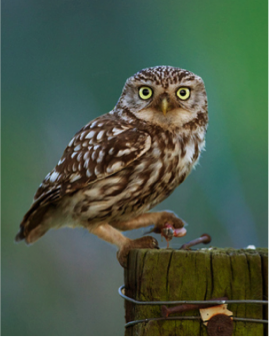
#> input picture images/bird.png, 269 x 337 px, given in place of squares.png, which was not available
$ python Project.py
#> lines starting #> are read from the running program, lines starting #| are printed output that depends on the picture; pictures that were not available may be replaced by others from this repository, and a replacement may not be noted
from PIL import Image
import numpy as np

def main():
    filesquares = 'images/squares.png'
    filebird = 'images/bird.png'
    filebirdout1_similarity = 'images/birdout1_similarity.png'
    filebirdout1_affine = 'images/birdout1_affine.png'
    filesquaresout1_similarity = 'images/squaresout1_similarity.png'
    filesquaresout1_affine = 'images/squaresout1_affine.png'
    filebirdout2_similarity = 'images/birdout2_similarity.png'
    filebirdout2_affine = 'images/birdout2_affine.png'
    filesquaresout2_similarity = 'images/squaresout2_similarity.png'
    filesquaresout2_affine = 'images/squaresout2_affine.png'

    imsquares = Image.open(filesquares)
#> imsquares is the input picture: PIL image 269x337 RGBA; mean R, G, B, A 71.9, 89, 70.4, 253.5
    imbird = Image.open(filebird)

    imsquaresout1_similarity = transform(
        'similarity',
        imsquares,
        translate=(10,20),
        scale=(2, 2),
        shear=(0, 0),
        rotation=30
    )

    imsquaresout1_affine = transform(
        'affine',
        imsquares,
        translate=(0,0),
        scale=(1, 1),
        shear=(20, 10),
        rotation=0
    )

    imbirdout1_similarity = transform(
        'similarity',
        imbird,
        translate=(10,20),
        scale=(2, 2),
        shear=(0, 0),
        rotation=30
    )

    imbirdout1_affine = transform(
        'affine',
        imbird,
        translate=(0,0),
        scale=(1, 1),
        shear=(20, 10),
        rotation=0
    )

    imsquaresout2_similarity = transform(
        'similarity',
        imsquares,
        translate=(10,5),
        scale=(3, 3),
        shear=(0, 0),
        rotation=45
    )

    imsquaresout2_affine = transform(
        'affine',
        imsquares,
        translate=(0,0),
        scale=(1, 1),
        shear=(10, 20),
        rotation=0
    )

    imbirdout2_similarity = transform(
        'similarity',
        imbird,
        translate=(10,5),
        scale=(3, 3),
        shear=(0, 0),
        rotation=45
    )

    imbirdout2_affine = transform(
        'affine',
        imbird,
        translate=(0,0),
        scale=(1, 1),
        shear=(10, 20),
        rotation=0
    )

    imsquaresout1_similarity.save(filesquaresout1_similarity)
    imsquaresout1_affine.save(filesquaresout1_affine)
    imbirdout1_similarity.save(filebirdout1_similarity)
    imbirdout1_affine.save(filebirdout1_affine)

    imsquaresout2_similarity.save(filesquaresout2_similarity)
    imsquaresout2_affine.save(filesquaresout2_affine)
    imbirdout2_similarity.save(filebirdout2_similarity)
    imbirdout2_affine.save(filebirdout2_affine)


def transform(transformationType,
                     image,
                     translate,
                     scale,
                     shear,
                     rotation
                     ):
#> called with transformationType = 'similarity', translate = (10, 20), scale = (2, 2), shear = (0, 0), rotation = 30
    if transformationType == 'similarity':
        tx, ty = translate
        theta = rotation
        sx, sy = scale
        m_rot = np.matrix([[np.cos(theta), -np.sin(theta), 0],
                           [np.sin(theta), np.cos(theta), 0],
                           [0, 0, 1]])
        m_scale = np.matrix([[sx, 0, 0], [0, sy, 0], [0, 0, 1]])
        image = image.rotate(0, translate=(tx, ty))
        trans_matrix = m_rot *  m_scale
    elif transformationType == 'affine':
        shx, shy = shear
        shx = shx / 100
        shy = shy / 100
        m_shear_x = np.matrix([[1, shx, 0], [0, 1, 0], [0, 0, 1]])
        m_shear_y = np.matrix([[1, 0, 0], [shy, 1, 0], [0, 0, 1]])
        trans_matrix = m_shear_y * m_shear_x

    w, h = image.size
#> w = 269; h = 337
    ww, hh, mnx, mny = get_size(w, h, trans_matrix)
    trans_matrix = np.matrix([[1, 0, -mnx],
                                 [0, 1, -mny],
                                 [0, 0, 1]]) * trans_matrix
    t_inv = np.linalg.inv(trans_matrix)
    t_inv_tuple = (t_inv[0, 0], t_inv[0, 1], t_inv[0, 2],
                   t_inv[1, 0], t_inv[1, 1], t_inv[1, 2])

    image = image.transpose(Image.FLIP_TOP_BOTTOM)
    wrap_image = image.transform((ww, hh),
                                 Image.AFFINE, t_inv_tuple,
                                 resample=Image.BILINEAR)
    wrap_image = wrap_image.transpose(Image.FLIP_TOP_BOTTOM)
    return wrap_image

def get_size(w, h, trans_matrix):
#> called with w = 269, h = 337, trans_matrix = array of shape (3, 3)
    p = {}
    q = {}
    p['ll'] = np.array([[0, 0, 1]]).transpose()
    p['lr'] = np.array([[w-1, 0, 1]]).transpose()
    p['ul'] = np.array([[0, h-1, 1]]).transpose()
    p['ur'] = np.array([[w-1, h-1, 1]]).transpose()
    for key in p:
        q[key] = trans_matrix * p[key]

    x, y = [], []
    for key in p:
        x.append(q[key][0, 0])
        y.append(q[key][1, 0])
#> after the loop, x = [0, 82.68, 664, 746.6]; y = [0, -529.6, 103.7, -425.9]
    x_min = min(x)
#> x_min = 0
    x_max = max(x)
#> x_max = 746.6
    y_min = min(y)
#> y_min = -529.6
    y_max = max(y)
#> y_max = 103.7
    hh = int(round(y_max - y_min)) + 1
#> hh = 634
    ww = int(round(x_max - x_min)) + 1
    return ww, hh, x_min, y_min

main()
#> call 2 of transform, with transformationType = 'affine', translate = (0, 0), scale = (1, 1), shear = (20, 10), rotation = 0
#> in transform (call 2), `image = image.transpose(Image.FLIP_TOP_BOTTOM)`:
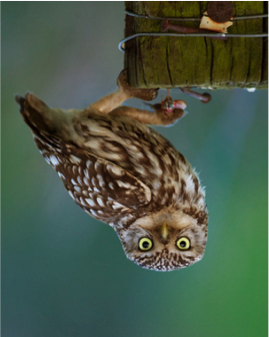
#> image: PIL image 269x337 RGBA; mean R, G, B, A 71.9, 89, 70.4, 253.5; transparent parts drawn white
#> in transform (call 5), `image = image.rotate(0, translate=(tx, ty))`:
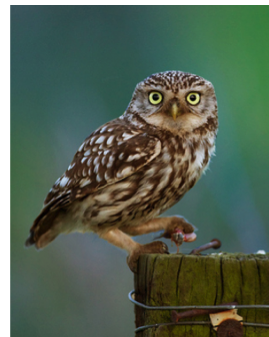
#> image: PIL image 269x337 RGBA; mean R, G, B, A 69, 84.6, 67.7, 241.7; transparent parts drawn white
#> in transform (call 5), `image = image.transpose(Image.FLIP_TOP_BOTTOM)`:
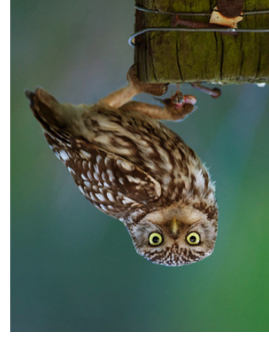
#> image: PIL image 269x337 RGBA; mean R, G, B, A 69, 84.6, 67.7, 241.7; transparent parts drawn white
#> in transform (call 5), `wrap_image = image.transform((ww, hh), Image.AFFINE, t_inv_tuple, resa..`:
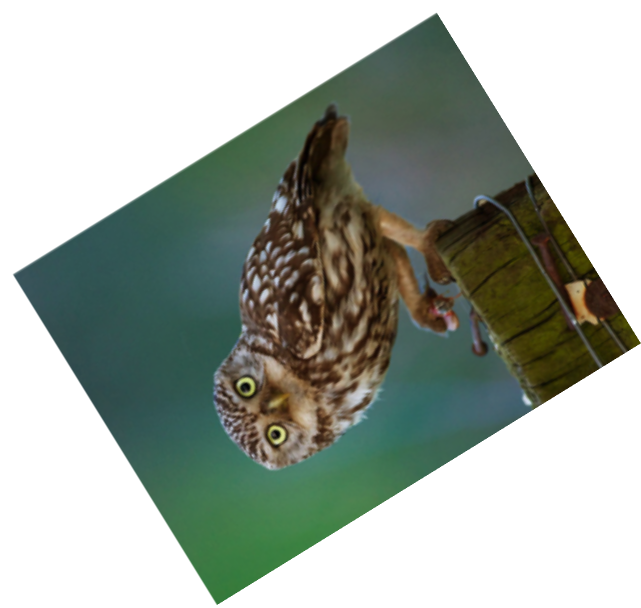
#> wrap_image: PIL image 1281x1215 RGBA (shown at 1/2 size); mean R, G, B, A 36, 44.3, 35.4, 126.7; transparent parts drawn white
#> in transform (call 5), `wrap_image = wrap_image.transpose(Image.FLIP_TOP_BOTTOM)`:
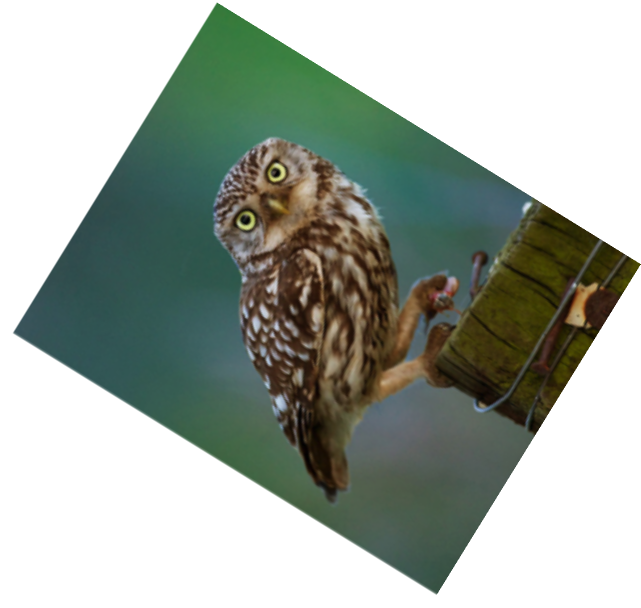
#> wrap_image: PIL image 1281x1215 RGBA (shown at 1/2 size); mean R, G, B, A 36, 44.3, 35.4, 126.7; transparent parts drawn white
#> in transform (call 6), `wrap_image = image.transform((ww, hh), Image.AFFINE, t_inv_tuple, resa..`:
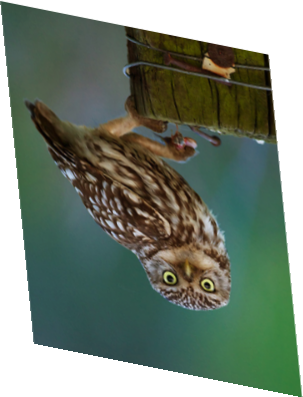
#> wrap_image: PIL image 303x397 RGBA; mean R, G, B, A 53.9, 66.7, 52.7, 191; transparent parts drawn white
#> in transform (call 6), `wrap_image = wrap_image.transpose(Image.FLIP_TOP_BOTTOM)`:
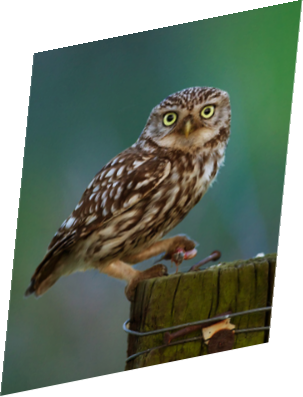
#> wrap_image: PIL image 303x397 RGBA; mean R, G, B, A 53.9, 66.7, 52.7, 191; transparent parts drawn white
